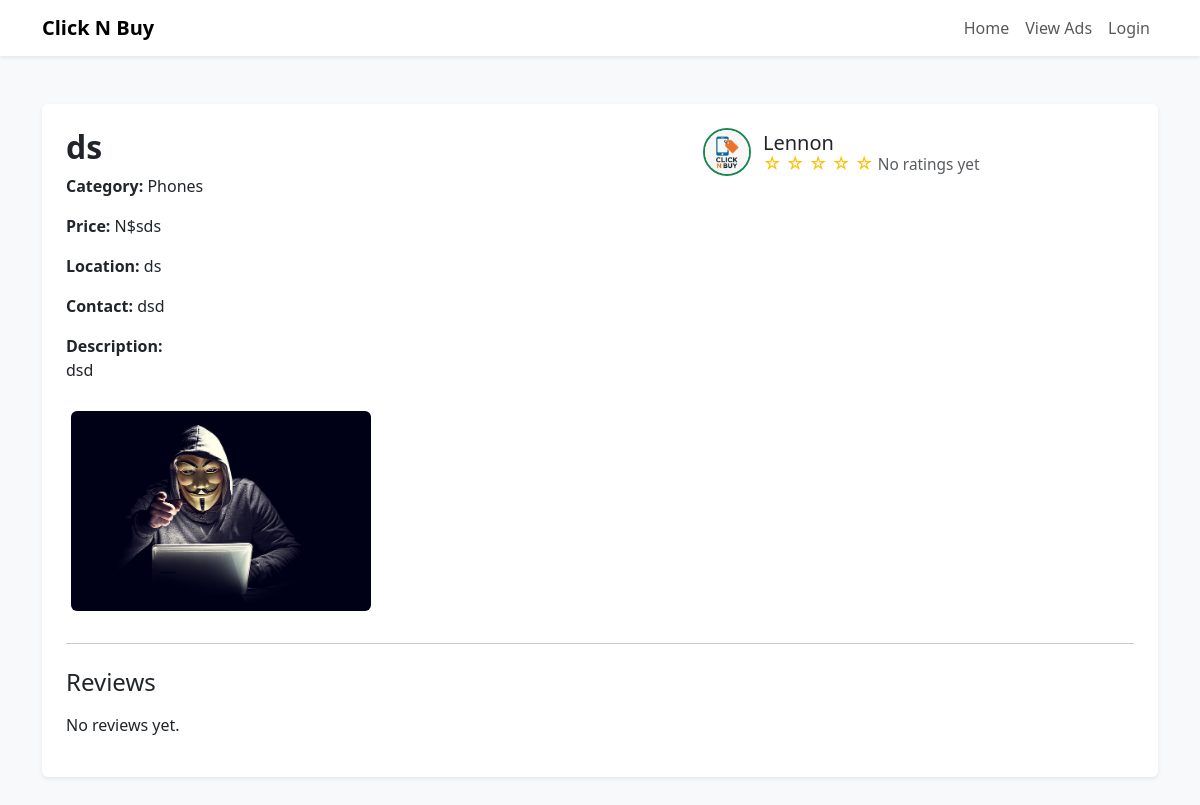
The app's page /ads/2, older data.
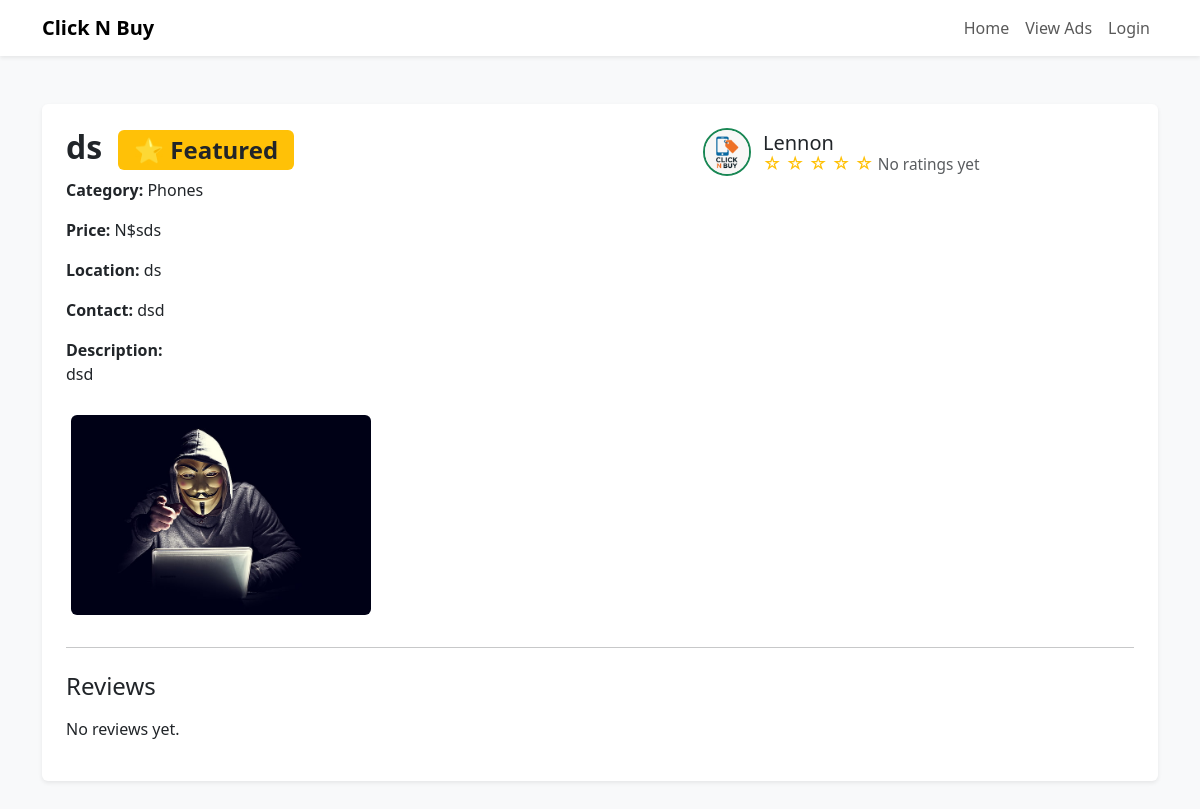
The same page, newer data.
### models.py (models this page shows, shortened)
class Ad(db.Model):
    id = db.Column(db.Integer, primary_key=True)
    title = db.Column(db.String(100))
    description = db.Column(db.Text)
    price = db.Column(db.String(50))
    category = db.Column(db.String(50))
    contact = db.Column(db.String(100))
    location = db.Column(db.String(100))
    user_id = db.Column(db.Integer, db.ForeignKey('user.id'), nullable=False)
    is_sold = db.Column(db.Boolean, default=False)
    created_at = db.Column(db.DateTime, default=datetime.utcnow)
    is_paid = db.Column(db.Boolean, default=False)
    is_featured = db.Column(db.Boolean, default=False)
    feature_expiry = db.Column(db.DateTime, nullable=True)
    images = db.relationship('Image', backref='ad', lazy=True, cascade="all, delete-orphan")

class Image(db.Model):
    id = db.Column(db.Integer, primary_key=True)
    filename = db.Column(db.String(100), nullable=False)
    ad_id = db.Column(db.Integer, db.ForeignKey('ad.id'), nullable=False)
    created_at = db.Column(db.DateTime, default=datetime.utcnow)

class User(db.Model):
    id = db.Column(db.Integer, primary_key=True)
    username = db.Column(db.String(80), unique=True, nullable=False)
    email = db.Column(db.String(120), unique=True, nullable=False)
    password_hash = db.Column(db.String(128), nullable=False)
    profile_pic = db.Column(db.String(255), nullable=False, default='default-profile.png')
    is_admin = db.Column(db.Boolean, default=False)
    created_at = db.Column(db.DateTime, default=datetime.utcnow)
    is_verified = db.Column(db.Boolean, default=False)
    ads = db.relationship('Ad', backref='owner', lazy=True)
    sent_conversations = db.relationship('Conversation', foreign_keys='Conversation.seller_id', backref='seller', lazy=True)
    received_conversations = db.relationship('Conversation', foreign_keys='Conversation.buyer_id', backref='buyer', lazy=True)
    activities = db.relationship('ActivityLog', backref='user', lazy=True)
    ratings_given = db.relationship('Rating', foreign_keys='Rating.reviewer_id', backref='reviewer', lazy=True)
    ratings_received = db.relationship('Rating', foreign_keys='Rating.reviewed_id', backref='reviewed', lazy=True)
    def average_rating(self):
        if not self.ratings_received:
            return None
        return round(sum(r.stars for r in self.ratings_received) / len(self.ratings_received), 2)

### app.py (the view, shortened to what this page needs)
@app.route('/ads/<int:ad_id>', methods=['GET', 'POST'])
def ad_detail(ad_id):
    ad = Ad.query.get_or_404(ad_id)
    user_id = session.get('user_id')
    seller = User.query.get(ad.user_id)
    seller_avg_rating = seller.average_rating() if seller else None
    ratings = Rating.query.filter_by(ad_id=ad.id).order_by(Rating.timestamp.desc()).all()
    ads = Ad.query.order_by(Ad.is_featured.desc(), Ad.created_at.desc()).all()
    return render_template('ad_detail.html', ad=ad, seller_avg_rating=seller_avg_rating, ratings=ratings)

### templates/ad_detail.html (shortened to what this page needs)
<!DOCTYPE html>
<html lang="en">
<head>
  <link href="https://cdn.jsdelivr.net/npm/bootstrap@5.3.3/dist/css/bootstrap.min.css" rel="stylesheet" />
</head>
<body class="bg-light">
<nav class="navbar navbar-expand-lg navbar-light bg-white shadow-sm">
  <div class="container">
    <a class="navbar-brand fw-bold" href="{{ url_for('home') }}">Click N Buy</a>
    <div class="collapse navbar-collapse d-none d-lg-flex justify-content-end" id="navbarNav">
      <ul class="navbar-nav">
        <li class="nav-item"><a class="nav-link" href="{{ url_for('home') }}">Home</a></li>
        <li class="nav-item"><a class="nav-link" href="{{ url_for('show_ads') }}">View Ads</a></li>
        {% if session.get('user_id') %}
          <li class="nav-item"><a class="nav-link" href="{{ url_for('profile') }}">Profile</a></li>
          <li class="nav-item"><a class="nav-link" href="{{ url_for('logout') }}">Logout</a></li>
        {% else %}
          <li class="nav-item"><a class="nav-link" href="{{ url_for('login') }}">Login</a></li>
        {% endif %}
      </ul>
    </div>
  </div>
</nav>
<div class="container my-5">
  <div class="bg-white p-4 rounded shadow-sm">
    <div class="row">
      <div class="col-lg-7">
        <h2 class="fw-bold">{{ ad.title }}
          {% if ad.is_featured %}
            <span class="badge bg-warning text-dark ms-2">🌟 Featured</span>
          {% endif %}
        </h2>
        <p><strong>Category:</strong> {{ ad.category }}</p>
        <p><strong>Price:</strong> N${{ ad.price }}</p>
        <p><strong>Location:</strong> {{ ad.location }}</p>
        <p><strong>Contact:</strong> {{ ad.contact }}</p>
        <p><strong>Description:</strong><br>{{ ad.description | e }}</p>
        <div class="mt-4 ad-images d-flex flex-wrap">
          {% for image in ad.images %}
            <img src="{{ url_for('static', filename='uploads/' ~ image.filename) }}" alt="Ad image" class="me-2 mb-2 rounded">
          {% endfor %}
        </div>
      </div>
      <div class="col-lg-5 mt-4 mt-lg-0">
        <div class="seller-info mb-3">
          {% if ad.owner.profile_pic %}
            <a href="{{ url_for('profile_public', username=ad.owner.username) }}">
              <img src="{{ url_for('static', filename='uploads/' ~ ad.owner.profile_pic) }}" alt="Seller Profile Pic" class="seller-pic" />
            </a>
          {% else %}
            <a href="{{ url_for('profile_public', username=ad.owner.username) }}">
              <img src="{{ url_for('static', filename='default_profile.png') }}" alt="Default Profile Pic" class="seller-pic" />
            </a>
          {% endif %}
          <div>
            <h5 class="mb-0">
              <a href="{{ url_for('profile_public', username=ad.owner.username) }}" class="text-decoration-none text-dark">
                {{ ad.owner.username }}
              </a>
            </h5>
            <div class="star-rating">
              {% for i in range(1, 6) %}
                {% if i <= (seller_avg_rating|round(0, 'floor') if seller_avg_rating else 0) %}
                  &#9733;
                {% else %}
                  &#9734;
                {% endif %}
              {% endfor %}
              {% if not seller_avg_rating %}
                <small class="text-muted">No ratings yet</small>
              {% endif %}
            </div>
          </div>
        </div>
      </div>
    </div>
    <hr class="my-4">
    <section>
      <h4 class="mb-3">Reviews</h4>
      {% if ratings %}
        <ul class="list-group">
          {% for rating in ratings %}
            <li class="list-group-item">
              <strong>{{ rating.reviewer.username }}</strong> rated it <strong>{{ rating.stars }}/5</strong> ⭐
              {% if rating.comment %}
                <div class="mt-2 text-muted">"{{ rating.comment }}"</div>
              {% endif %}
              <small class="d-block mt-1 text-secondary">{{ rating.timestamp.strftime('%Y-%m-%d %H:%M') }}</small>
            </li>
          {% endfor %}
        </ul>
      {% else %}
        <p>No reviews yet.</p>
      {% endif %}
    </section>
  </div>
</div>
</body>
</html>

### templates/ad_detail.html (style rules this page uses)
.ad-images img { max-width: 100%; max-height: 200px; margin: 5px; border-radius: 0.5rem; object-fit: cover; }
.seller-info { display: flex; align-items: center; gap: 0.75rem; }
.seller-pic { width: 48px; height: 48px; border-radius: 50%; object-fit: cover; border: 2px solid #198754; }
.star-rating { color: #ffc107; font-size: 1.1rem; line-height: 1; }

Row changes from the older to the newer data that the page shows:
changed Ad "ds": is_featured False → True (drawn)
Text that changed along with them:
text now shown: "🌟 Featured"
